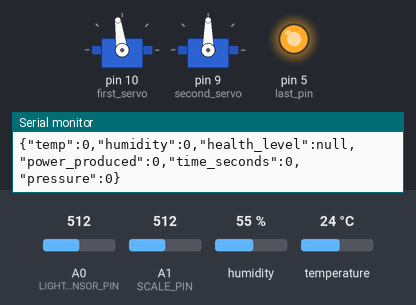
Bench run of a program on a simulated Arduino Uno, built with avr-gcc and run on an emulated ATmega328P. Shown: 2 × servo, output pins drawn as LEDs (lit = HIGH), the last lines printed to the serial monitor. The inputs (shaded band) are chosen by the test bench; at power-on: A1 (SCALE_PIN) = 512, A0 (LIGHT_SENSOR_PIN) = 512, temperature 24 °C, humidity 55 %. Pins used as bus, display or sensor lines are not drawn.

Above: at 1.2 s.
1.3 s: A1 (SCALE_PIN) set to 493
At 2.05 s:
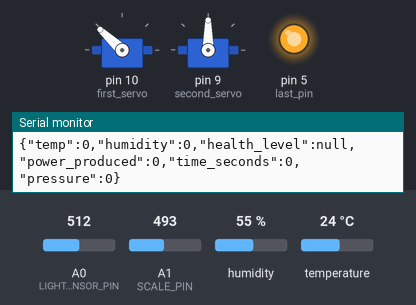
4.0 s: A1 (SCALE_PIN) set to 510
At 5.4 s:
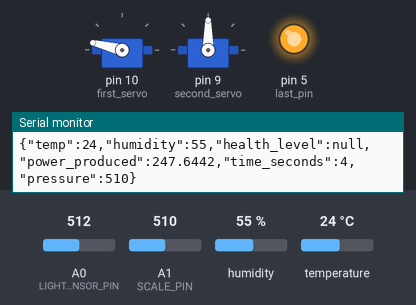
8.3 s: A0 (LIGHT_SENSOR_PIN) set to 30
11.8 s: temperature set to 1 °C
Timing chart, 0 to 18.2 s (numbered marks = the images above; inputs shaded):
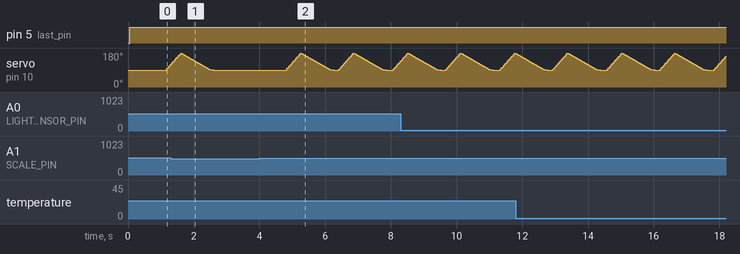

The program:

main.cpp
```cpp
// kilder
// https://www.electronics-lab.com/project/using-sg90-servo-motor-arduino/
// https://docs.arduino.cc/learn/programming/eeprom-guide
// https://arduinojson.org/v6/example/generator/


#include <Arduino.h>
#include <Servo.h>
#include <Wire.h>
#include <EEPROM.h>
#include "Adafruit_HTU21DF.h"
#include <ArduinoJson.h>

#define LIGHT_SENSOR_PIN A0
#define SCALE_PIN A1
#define NODE_ARRAY_SIZE 4
#define HUMIDITY_ARRAY_SIZE 50
#define TEMP_ARRAY_SIZE 50
#define ONE_SECOND_MS 1000

// holder styr på hvilken servo som er hvor
enum Servos
{
  first_servo = 10,
  second_servo = 9
};

enum LDRpin
{
  first_pin = 2,
  last_pin = 5
};

// lys-sensor node
struct LDRnode
{
  uint16_t index;
  int16_t value;
};

Adafruit_HTU21DF htu = Adafruit_HTU21DF();
Servos e;
LDRnode light_nodes[NODE_ARRAY_SIZE];
Servo servo_one;
Servo servo_two;

float errorx;
float errory;
unsigned long timer = 0;
unsigned long update_LDR_timer = 0;
int16_t previous_positionx;
int16_t previous_positiony;
int16_t brightest_node = 0;
int16_t brightest_node_value = 0;
int16_t darkest_node_value = 0;
int16_t darkest_node = 0;
int16_t first_servo_position = 90;         // startposisjon servo 1
int16_t second_servo_position = 90;         // startposisjon servo 2
int16_t solar_panel_pressure;

float effect_output;
float temp;
float humidity;
float servo_one_position_float = 90;
float servo_two_position_float = 90;

float prev_powerProduced = 0;
float power_produced;

float humidity_readings[HUMIDITY_ARRAY_SIZE];
float temp_readings[TEMP_ARRAY_SIZE];
float solar_panel_health = 0.0f;                // henter fra EEPROM

/*
*  oppdaterer globale server-posisjon verdier
*  sørger for at 180 grader ikke blir overstridd
*/

void addPosition(Servos s)
{
  if (s == first_servo)
  {
    if (first_servo_position < 180)
    {
      first_servo_position++;
      servo_one.write(first_servo_position);
    }
  }
  else if (s == second_servo)
  {
    if (second_servo_position < 180)
    {
      second_servo_position++;
      servo_two.write(second_servo_position);
    }
  }
}

/*
*  oppdaterer globale server-posisjon verdier
*  sørger for at 180 grader ikke blir overstridd
*/

void subtractPosition(Servos s)
{
  if (s == first_servo)
  {
    if (first_servo_position > 0)
    {
      first_servo_position--;
      servo_one.write(first_servo_position);
    }
  }
  else if (s == second_servo)
  {
    if (second_servo_position > 0)
    {
      second_servo_position--;
      servo_two.write(second_servo_position);
    }
  }
}

/*
*  sett digitalporter som brukes til avlesing av lys-sensorene lav
*/

void resetAll()
{
  delayMicroseconds(10);
  for (int pin = first_pin; pin <= last_pin; pin++)
  {
    digitalWrite(pin, LOW);
  }
  delayMicroseconds(10);
}

/*
*  les av en og en sensorverdi
*/

void updateLightNodes()
{
  for (int i = 0; i < NODE_ARRAY_SIZE; i++)
  {
    resetAll();
    digitalWrite(i+2, HIGH);

    // måtte bruke map siden ADC'en fikk litt mindre utslag med denne type krets
    light_nodes[i].value = map(-70,1023,0,1023,analogRead(LIGHT_SENSOR_PIN));
  }
}

/*
*  setter index til lys-sensor nodene
*/

void makeNodes()
{
  for (int i = 0; i < NODE_ARRAY_SIZE; i++)
  {
    light_nodes[i].index = i;
  }
}

/*
*  finn hvilken lys-sensor som gir mest
*  og minst utslag
*/

void getExtremes()
{
  brightest_node_value = light_nodes[0].value;
  brightest_node = light_nodes[0].index;
  darkest_node = light_nodes[0].index;
  darkest_node_value = light_nodes[0].value;

  for (int i = 1; i < NODE_ARRAY_SIZE; i++)
  {
    if (light_nodes[i].value > brightest_node_value)
    {
      brightest_node = i;
    }

    if (light_nodes[i].value < darkest_node_value)
    {
      darkest_node = i;
    }

    darkest_node_value = light_nodes[darkest_node].value;
    brightest_node_value = light_nodes[brightest_node].value;
  }
}

/*
*  posisjoner servoer basert på hvilken
*  lys-sensor som er lysest og mørkest
*/

void positionServos()
{
  if (brightest_node_value - darkest_node_value > 50)
  {
    if (3 == brightest_node && 0 == darkest_node)
    {
      addPosition(first_servo);
      subtractPosition(second_servo);
    }
    else if (2 == brightest_node && 1 == darkest_node)
    {
      subtractPosition(first_servo);
      addPosition(second_servo);
    }
    else if (1 == brightest_node && 2 == darkest_node)
    {
      addPosition(first_servo);
      subtractPosition(second_servo);
    }
    else if (0 == brightest_node && 3 == darkest_node)
    {
      subtractPosition(first_servo);
      addPosition(second_servo);
    }
  }
}

/*
*  Samme effekt som funksjon over bare litt raskere.
*/

void positionServosSlightlyBetter()
{
  errorx = map(light_nodes[0].value - light_nodes[1].value, -512, 512, -20, 20);
  errory = map(light_nodes[3].value - light_nodes[2].value, -512, 512, -20, 20);

  if (abs(errorx) > 3)
  {
    float test_new_position = previous_positionx - (0.5 * errorx);

    if (abs((test_new_position - previous_positionx) < 20 && test_new_position <= 180 && test_new_position >= 0))
    {
      servo_one_position_float = test_new_position;
    }
  }

  if (abs(errory) > 2)
  {
    float test_new_position = previous_positiony - (0.8 * errory);

    if (abs((test_new_position - previous_positiony) < 20) && test_new_position <= 180 && test_new_position >= 0)
    {
      servo_two_position_float = test_new_position;
    }
  }

  servo_one.write((int)servo_one_position_float);
  servo_two.write((int)servo_two_position_float);

  previous_positionx = servo_one_position_float;
  previous_positiony = servo_two_position_float;

}

/*
*  Returnerer en float med gjennomsnittet
*  av de fire sensorene sine verdier.
*/

float totalPowerProduced(float temperature)
{
  float total = 0;

  for (int i = 0; i < NODE_ARRAY_SIZE; i++)
  {
    total += light_nodes[i].value;
  }

  // gi mindre effekt med -0.3C for hver grad over 25
  if (temperature > 25.0)
  {
    return ((total / 4) * (1 - ((temperature - 25) * 0.03)) * ( (1023 - (float)solar_panel_pressure) / 1023));
  }
  else
  {
    return (total / 4) * ( (1023 - (float)solar_panel_pressure ) / 1023);
  }
}

/*
*  Oppdaterer solcellepanelets helsetilstand basert
*  på gjennomsnittet av de 50 siste avlesningene.
*/

void updateSolarCellLifeSpan(float humidity)
{
  static byte count = 0;
  static unsigned long solar_call_timer = ONE_SECOND_MS;

  // sikring for EEPROM-skriving
  if ( (millis() - solar_call_timer) > 100)
  {
    solar_call_timer = millis();
    humidity_readings[count] = humidity;

    count++;

    if (HUMIDITY_ARRAY_SIZE == count)
    {
      float average_total_readings;

      for (int i = 0; i < HUMIDITY_ARRAY_SIZE; i++)
      {
        average_total_readings += humidity_readings[i];
      }

      average_total_readings = average_total_readings / HUMIDITY_ARRAY_SIZE;

      if (average_total_readings > 0 && average_total_readings < 50)
      {
        solar_panel_health -= (average_total_readings * 0.001);
        EEPROM.put(0x00, solar_panel_health);
      }

      count = 0;

    }
  }
}

/*
*  sjekker om det er trykk på solcellepanelet og gjør en
*  bevegelse for å få av det som skaper trykket (snø f.eks)
*/

void checkPressure(int16_t pressure)
{
  int16_t first_servo_temp_position = first_servo_position;
  int16_t second_servo_temp_position = second_servo_position;

  if (pressure > 500)
  {
    // gå til originalposisjon
    if (first_servo_position > 90)
    {
      while (first_servo_position > 90)
      {
        subtractPosition(first_servo);
        delayMicroseconds(5000);
      }
    }
    else
    {
      while (first_servo_position < 90)
      {
        addPosition(first_servo);
        delayMicroseconds(5000);
      }
    }

    if (second_servo_position > 90)
    {
      while (second_servo_position > 90)
      {
        subtractPosition(second_servo);
        delayMicroseconds(5000);
      }
    }
    else
    {
      while (second_servo_position < 90)
      {
        addPosition(second_servo);
        delayMicroseconds(5000);

      }
    }

    delay(100);

    int position;
    for (position = first_servo_position; position < 180; position++)
    {
      servo_one.write(position);
      delayMicroseconds(5000);
    }

    for (position = position; position > 90; position--)
    {
      servo_one.write(position);
      delayMicroseconds(10000);
    }
    delay(100);
    servo_one.write(first_servo_temp_position);
    servo_two.write(second_servo_temp_position);
  }
}

/*
*  send info til dashboard
*/

void sendData()
{
  static unsigned long tmr = 2000;
  if (millis() - tmr > 2000)
  {
    tmr = millis();
    StaticJsonDocument<200> doc;
    doc["temp"] = temp;
    doc["humidity"] = humidity;
    doc["health_level"] = solar_panel_health;
    doc["power_produced"] = power_produced;
    doc["time_seconds"] = millis()/1000;
    doc["pressure"] = solar_panel_pressure;

    String json;
    serializeJson(doc, json);

    Serial.println(json);
  }
}

void setup()
{
  Serial.begin(9600);

  // setter digitale I/O porter som brukes til lesing av LDR til utgang
  for (int pin = first_pin; pin <= last_pin; pin++)
  {
    pinMode(pin, OUTPUT);
  }

  servo_one.attach(first_servo);
  servo_two.attach(second_servo);

  makeNodes();
  // solar_panel_health = 100;
  // EEPROM.put(0x0, solar_panel_health);

  EEPROM.get(0x0, solar_panel_health);
  htu.begin();
}

void loop()
{
  if (millis() - update_LDR_timer > 50)
  {
    update_LDR_timer = millis();

    solar_panel_pressure = analogRead(SCALE_PIN);

    updateLightNodes();
    getExtremes();
    // positionServos();
    positionServosSlightlyBetter();
  }

  if (millis() - timer > ONE_SECOND_MS)
  {
    timer = millis();
    // ~100ms på å lese
    temp = htu.readTemperature();
    humidity = htu.readHumidity();

    updateSolarCellLifeSpan(humidity);
    prev_powerProduced = power_produced;
    power_produced = totalPowerProduced(temp);

    checkPressure(solar_panel_pressure);
  }

  sendData();

}
```

Measured:
- the behaviour switches between 501 and 500 on A1 (SCALE_PIN) (found by bisection; images 0 and 1)
- by itself, servo on pin 10 (first_servo): rises from 119° to 180° in 0.29 s, then falls to 90° in 1.0 s
